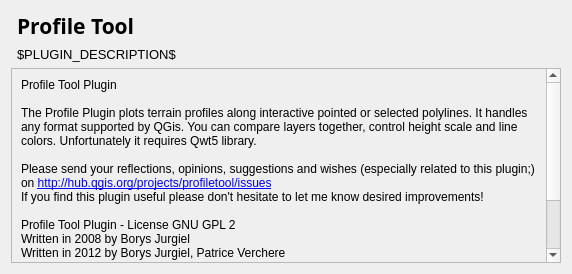
<?xml version="1.0" encoding="UTF-8"?>
<ui version="4.0">
 <class>DlgAbout</class>
 <widget class="QDialog" name="DlgAbout">
  <property name="geometry">
   <rect>
    <x>0</x>
    <y>0</y>
    <width>572</width>
    <height>274</height>
   </rect>
  </property>
  <property name="windowTitle">
   <string>Dialog</string>
  </property>
  <layout class="QGridLayout" name="gridLayout">
   <item row="0" column="1">
    <widget class="QLabel" name="title">
     <property name="sizePolicy">
      <sizepolicy hsizetype="Expanding" vsizetype="Expanding">
       <horstretch>0</horstretch>
       <verstretch>0</verstretch>
      </sizepolicy>
     </property>
     <property name="font">
      <font>
       <family>Sans Serif</family>
       <pointsize>16</pointsize>
       <weight>75</weight>
       <bold>true</bold>
      </font>
     </property>
     <property name="text">
      <string>Profile Tool</string>
     </property>
    </widget>
   </item>
   <item row="1" column="1">
    <widget class="QLabel" name="description">
     <property name="sizePolicy">
      <sizepolicy hsizetype="Expanding" vsizetype="Expanding">
       <horstretch>0</horstretch>
       <verstretch>0</verstretch>
      </sizepolicy>
     </property>
     <property name="font">
      <font>
       <pointsize>10</pointsize>
      </font>
     </property>
     <property name="text">
      <string>$PLUGIN_DESCRIPTION$</string>
     </property>
     <property name="wordWrap">
      <bool>true</bool>
     </property>
    </widget>
   </item>
   <item row="2" column="0" colspan="2">
    <widget class="QScrollArea" name="scrollArea_2">
     <property name="widgetResizable">
      <bool>true</bool>
     </property>
     <widget class="QWidget" name="scrollAreaWidgetContents_2">
      <property name="geometry">
       <rect>
        <x>0</x>
        <y>0</y>
        <width>535</width>
        <height>303</height>
       </rect>
      </property>
      <layout class="QVBoxLayout" name="verticalLayout_3">
       <item>
        <widget class="QLabel" name="label_3">
         <property name="sizePolicy">
          <sizepolicy hsizetype="Preferred" vsizetype="Preferred">
           <horstretch>0</horstretch>
           <verstretch>0</verstretch>
          </sizepolicy>
         </property>
         <property name="minimumSize">
          <size>
           <width>10</width>
           <height>10</height>
          </size>
         </property>
         <property name="cursor">
          <cursorShape>ArrowCursor</cursorShape>
         </property>
         <property name="focusPolicy">
          <enum>Qt::NoFocus</enum>
         </property>
         <property name="frameShape">
          <enum>QFrame::NoFrame</enum>
         </property>
         <property name="text">
          <string>&lt;!DOCTYPE HTML PUBLIC &quot;-//W3C//DTD HTML 4.0//EN&quot; &quot;http://www.w3.org/TR/REC-html40/strict.dtd&quot;&gt;
&lt;html&gt;&lt;head&gt;&lt;meta name=&quot;qrichtext&quot; content=&quot;1&quot; /&gt;&lt;style type=&quot;text/css&quot;&gt;
p, li { white-space: pre-wrap; }
&lt;/style&gt;&lt;/head&gt;&lt;body style=&quot; font-family:'Sans Serif'; font-size:9pt; font-weight:400; font-style:normal;&quot;&gt;
&lt;p style=&quot; margin-top:0px; margin-bottom:0px; margin-left:0px; margin-right:0px; -qt-block-indent:0; text-indent:0px;&quot;&gt;Profile Tool Plugin&lt;/p&gt;
&lt;p style=&quot;-qt-paragraph-type:empty; margin-top:0px; margin-bottom:0px; margin-left:0px; margin-right:0px; -qt-block-indent:0; text-indent:0px;&quot;&gt;&lt;/p&gt;
&lt;p style=&quot; margin-top:0px; margin-bottom:0px; margin-left:0px; margin-right:0px; -qt-block-indent:0; text-indent:0px;&quot;&gt;The Profile Plugin plots terrain profiles along interactive pointed or selected polylines. It handles  any format supported by QGis. You can compare layers together, control height scale and line colors. Unfortunately it requires Qwt5 library.&lt;/p&gt;
&lt;p style=&quot;-qt-paragraph-type:empty; margin-top:0px; margin-bottom:0px; margin-left:0px; margin-right:0px; -qt-block-indent:0; text-indent:0px;&quot;&gt;&lt;/p&gt;
&lt;p style=&quot; margin-top:0px; margin-bottom:0px; margin-left:0px; margin-right:0px; -qt-block-indent:0; text-indent:0px;&quot;&gt;Please send your reflections, opinions, suggestions and wishes (especially related to this plugin;) on &lt;a href=&quot;http://hub.qgis.org/projects/profiletool/issues&quot;&gt;&lt;span style=&quot; text-decoration: underline; color:#0000ff;&quot;&gt;http://hub.qgis.org/projects/profiletool/issues&lt;/span&gt;&lt;/a&gt;&lt;/p&gt;
&lt;p style=&quot; margin-top:0px; margin-bottom:0px; margin-left:0px; margin-right:0px; -qt-block-indent:0; text-indent:0px;&quot;&gt;If you find this plugin useful please don't hesitate to let me know desired improvements!&lt;/p&gt;
&lt;p style=&quot;-qt-paragraph-type:empty; margin-top:0px; margin-bottom:0px; margin-left:0px; margin-right:0px; -qt-block-indent:0; text-indent:0px;&quot;&gt;&lt;/p&gt;
&lt;p style=&quot; margin-top:0px; margin-bottom:0px; margin-left:0px; margin-right:0px; -qt-block-indent:0; text-indent:0px;&quot;&gt;Profile Tool Plugin - License GNU GPL 2&lt;/p&gt;
&lt;p style=&quot; margin-top:0px; margin-bottom:0px; margin-left:0px; margin-right:0px; -qt-block-indent:0; text-indent:0px;&quot;&gt;Written in 2008 by Borys Jurgiel&lt;/p&gt;
&lt;p style=&quot; margin-top:0px; margin-bottom:0px; margin-left:0px; margin-right:0px; -qt-block-indent:0; text-indent:0px;&quot;&gt;Written in 2012 by Borys Jurgiel, Patrice Verchere&lt;/p&gt;
&lt;p style=&quot;-qt-paragraph-type:empty; margin-top:0px; margin-bottom:0px; margin-left:0px; margin-right:0px; -qt-block-indent:0; text-indent:0px;&quot;&gt;&lt;/p&gt;
&lt;p style=&quot; margin-top:0px; margin-bottom:0px; margin-left:0px; margin-right:0px; -qt-block-indent:0; text-indent:0px;&quot;&gt;REQUIREMENTS:&lt;/p&gt;
&lt;p style=&quot; margin-top:0px; margin-bottom:0px; margin-left:0px; margin-right:0px; -qt-block-indent:0; text-indent:0px;&quot;&gt;- Qwt5 (python-qwt5-qt4)&lt;/p&gt;
&lt;p style=&quot; margin-top:0px; margin-bottom:0px; margin-left:0px; margin-right:0px; -qt-block-indent:0; text-indent:0px;&quot;&gt;- QT ver 4.1 for saving to PDF and 4.3 for saving to SVG&lt;/p&gt;
&lt;p style=&quot;-qt-paragraph-type:empty; margin-top:0px; margin-bottom:0px; margin-left:0px; margin-right:0px; -qt-block-indent:0; text-indent:0px;&quot;&gt;&lt;/p&gt;&lt;/body&gt;&lt;/html&gt;</string>
         </property>
         <property name="textFormat">
          <enum>Qt::AutoText</enum>
         </property>
         <property name="scaledContents">
          <bool>false</bool>
         </property>
         <property name="alignment">
          <set>Qt::AlignLeading|Qt::AlignLeft|Qt::AlignTop</set>
         </property>
         <property name="wordWrap">
          <bool>true</bool>
         </property>
         <property name="openExternalLinks">
          <bool>true</bool>
         </property>
         <property name="textInteractionFlags">
          <set>Qt::LinksAccessibleByMouse</set>
         </property>
        </widget>
       </item>
      </layout>
     </widget>
    </widget>
   </item>
  </layout>
 </widget>
 <resources/>
 <connections/>
</ui>
